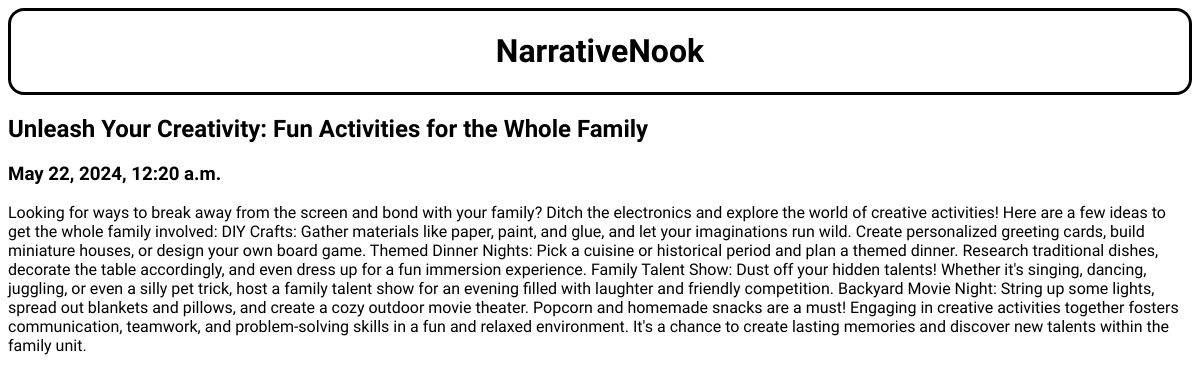
Screenshot of /post/2 with the database file from the repository.
### posts/models.py (models this page shows)
class Post(models.Model):
    title = models.CharField(max_length=100)
    body = models.CharField(max_length=1000000)
    created_at = models.DateTimeField(default=datetime.now, blank=True)

### posts/views.py (the view)
# urls.py: path('post/<int:pk>', views.post, name='post')
def post(request, pk):
    posts = get_object_or_404(Post, pk=pk)
    return render(request, 'posts.html', {'posts' : posts})

### templates/posts.html (shortened to what this page needs)
{% load static %}
<html>
    <head>
        <link rel="stylesheet" href="{% static 'styles.css' %}">
    </head>
    <body>
        <div class="Heading">
            <h1>NarrativeNook</h1>
        </div>
        <div class="container">
            <div class="row">
                <div class="leftcolumn">
                    <div class="card">
                            <h2>{{posts.title}}</h2>
                            <h3>{{posts.created_at}}</h3>
                            <p>{{posts.body}}</p>
                    </div>
                </div>
            </div>
        </div>
    </body>
</html>

### static/styles.css (style rules this page uses)
.Heading { display: flex; justify-content: center; align-items: center; text-align: center; font-family: "Playwrite NG Modern", cursive; font-optical-sizing: auto; font-weight: 0; font-style: normal; border-style: solid; border-radius: 2vh; }
.container { margin: 10px auto; font-family: "Tenor Sans", sans-serif; font-weight: 400; font-style: normal; overscroll-behavior-block: contain; }
.card { margin: 10px auto; font-family: "Tenor Sans", sans-serif; font-weight: 400; font-style: normal; }

### rows the page displays
Post: title "Unleash Your Creativity: Fun Activities for the Whole Family", created_at "May 22, 2024, 12:20 a.m.", body "Looking for ways to break away from the screen and bond with your family? Ditch the electronics and explore the world of creative activities! Here are a few ideas to get the whole family involved: DIY Crafts: Gather materials like paper, paint, and glue, and let your imaginations run wild. Create personalized greeting cards, build miniature houses, or design your own board game. Themed Dinner Nights: Pick a cuisine or historical period and plan a themed dinner. Research traditional dishes, decorate the table accordingly, and even dress up for a fun immersion experience. Family Talent Show: Dust off your hidden talents! Whether it's singing, dancing, juggling, or even a silly pet trick, host…"
